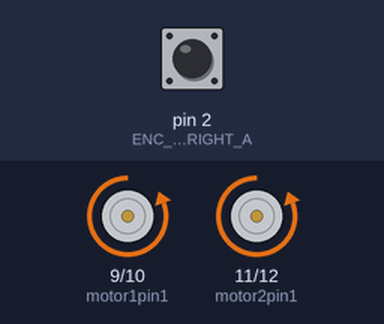
Simulated run of this sketch. Board: Arduino Uno, built with avr-gcc and run on an emulated ATmega328P. Shown: motor-driver pin pairs drawn as motors (green arrow = first pin HIGH = forward, orange = second pin HIGH = backward, longer = more drive). The inputs (shaded band) are chosen by the test bench; at power-on: pin 2 (ENC_IN_RIGHT_A) HIGH. What the sketch prints to the serial monitor is not drawn.

Above: at 0.1 s.
At 5.1 s:
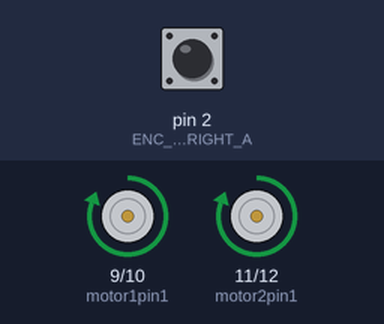
At 8.2 s:
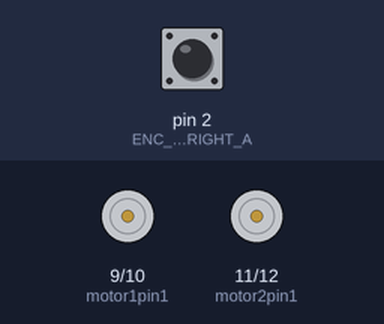
8.3 s: pin 2 (ENC_IN_RIGHT_A) pulled LOW for 0.15 s
Timing chart, 0 to 11.3 s (numbered marks = the images above; inputs shaded):
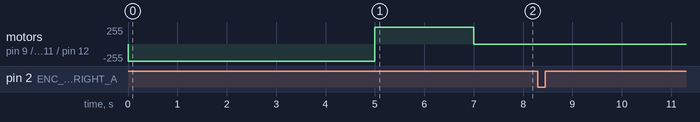

Measured:
- after the input at 8.3 s, every drawn part: stays the same

The sketch:

IAB_Test.ino
```cpp
// Encoder output to Arduino Interrupt pin. Tracks the pulse count, is a static value
//Right encoder pin is A
#define ENC_IN_RIGHT_A 2
#define motor1pin1 9
#define motor1pin2 10
#define motor2pin1 11
#define motor2pin2 12

// Keep track of the number of right wheel pulses
volatile long right_wheel_pulse_count = 0;

//Count to only let it break once
int count = 0;

void setup() {
// Open the serial port at 9600 bps, you use this to output info from arduino
  Serial.begin(9600);
// Set pin states of the encoder and h bridge/actuator
  pinMode(ENC_IN_RIGHT_A , INPUT_PULLUP);\
  pinMode(motor1pin1, OUTPUT);
  pinMode(motor1pin2, OUTPUT);
  pinMode(motor2pin1, OUTPUT);
  pinMode(motor2pin2, OUTPUT);
// Every time the pin goes high, this is a pulse, this allows the pulses to be counted, gets reset after time period is over
  attachInterrupt(digitalPinToInterrupt(ENC_IN_RIGHT_A), right_wheel_pulse, RISING);

//Pulls brake in
  digitalWrite(motor1pin1, LOW);
  digitalWrite(motor1pin2, HIGH);
  digitalWrite(motor2pin1, LOW);
  digitalWrite(motor2pin2, HIGH);
//5 second delay
delay(5000);
//Releases Brake
  digitalWrite(motor1pin1, HIGH);
  digitalWrite(motor1pin2, LOW);
  digitalWrite(motor2pin1, HIGH);
  digitalWrite(motor2pin2, LOW);
// 2 second delay
  delay(2000);
//Stops signal to actuator
  digitalWrite(motor1pin1, LOW);
  digitalWrite(motor2pin1, LOW);
}

void loop() {
// After 2 Rotations brakes will be applied
  if(right_wheel_pulse_count>36&&count==0)
  {
    //Brake Wheel
    digitalWrite(motor1pin1, LOW);
    digitalWrite(motor1pin2, HIGH);
    digitalWrite(motor2pin1, LOW);
    digitalWrite(motor2pin2, HIGH);
    //Delay for 2 seconds
    delay(2000);
    //Stops signal to actuator
    digitalWrite(motor1pin2, LOW);
    digitalWrite(motor2pin2, LOW);
    count++;


  }

}
// Increment the number of pulses by 1
void right_wheel_pulse(){
  right_wheel_pulse_count++;
  Serial.println(right_wheel_pulse_count);
}
```
